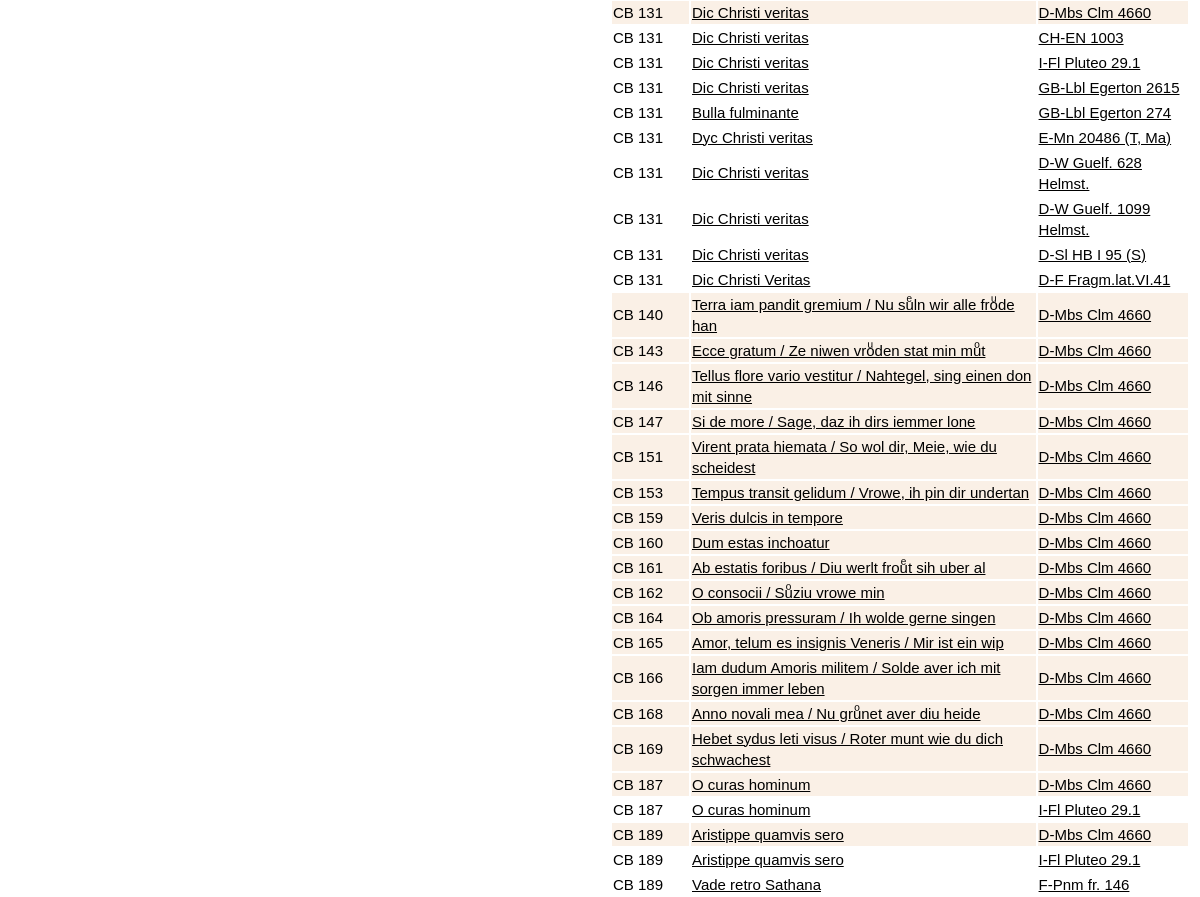
/browse/browse-item/ (middle part), run on an earlier commit of the app's database.
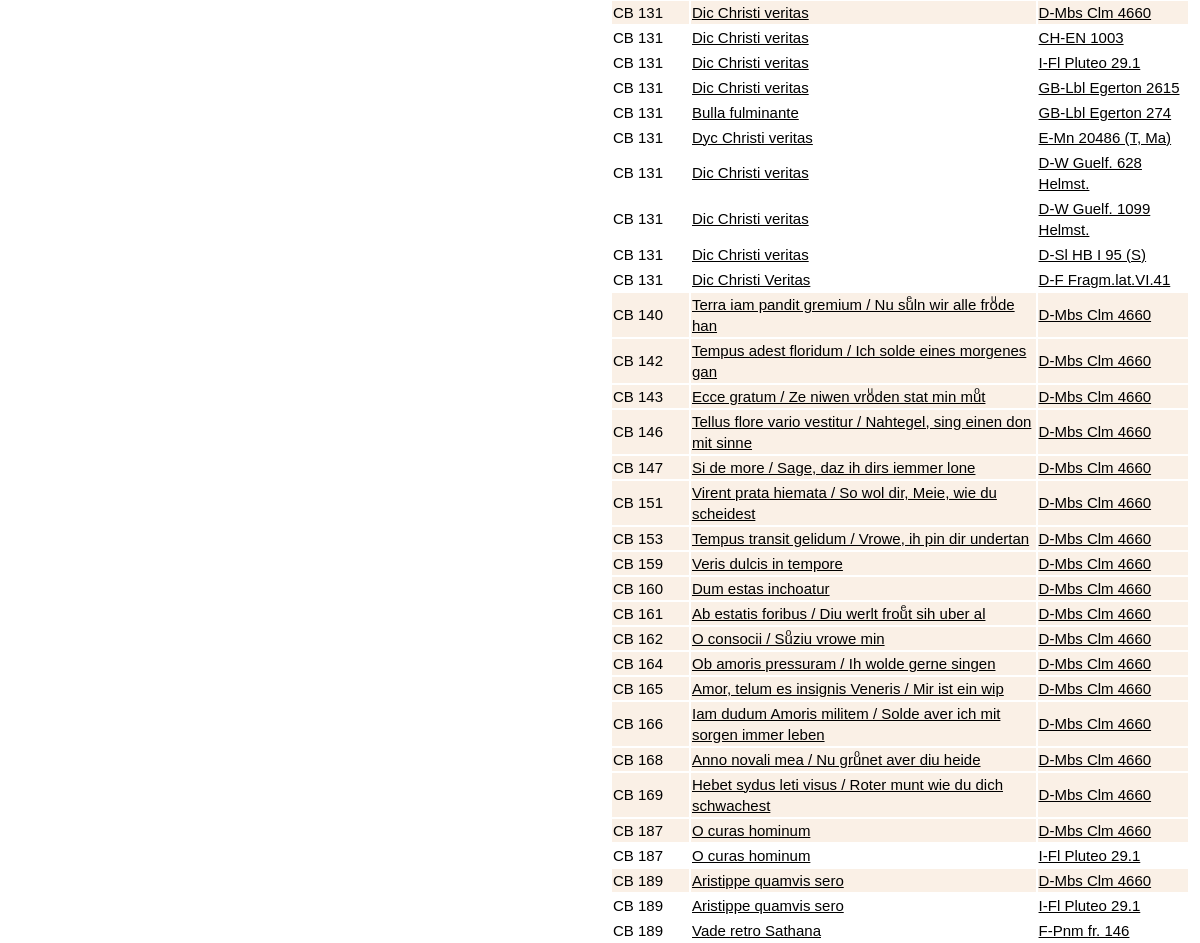
And on a later commit of the database.
### browse/models.py (models this page shows, shortened)
class Item(models.Model):
    abstract_item = models.ForeignKey(AbstractItem, on_delete=models.PROTECT, null=True)
    source = models.ForeignKey(Source, on_delete=models.RESTRICT, null=True)
    foliation_start = models.CharField(max_length=64, help_text="First folio occupied by the item in the source.")
    foliation_end = models.CharField(max_length=64, help_text="Last folio occupied by the item in the source.")
    title = models.CharField(max_length=256, help_text="Title of the item (incipit).")
    language = models.ManyToManyField(Language)
    file = models.CharField(max_length=64, help_text="Filename (without extensions).", null=True)
    IIIF_canvasIndex = models.CharField(max_length=256, help_text="IIIF canvas index of the item (integer).", blank=True)
    IIIF_canvasId = models.CharField(max_length=256, help_text="IIIF canvas @id of the item (string), alternative to the previous field.", blank=True)
    alternative_img_link = models.CharField(max_length=1024, help_text="Alternative link for source images (if IIIF is not available).", blank=True)
    class Meta:
        ordering = [Length('abstract_item__cb_id'), 'abstract_item__cb_id', (106.5 - F('source__pk')) ** 2]
    @property
    def in_codex_buranus(self):
        return 106 <= self.source.pk <= 107
    def get_absolute_url(self):
        return reverse('item-detail', args=[str(self.pk)])

class AbstractItem(models.Model):
    cb_id = models.CharField(max_length=10, help_text="Number of the item.")
    theme = models.ManyToManyField(Theme)
    genre = models.ForeignKey(Genre, on_delete=models.SET_NULL, null=True)
    class Meta:
        ordering = [Length('cb_id'), 'cb_id']

class Source(models.Model):
    bib_id = models.CharField(max_length=128, unique=True, help_text="The source identifier.")
    nick_name = models.CharField(max_length=128, help_text="The source name.", blank=True)
    country = models.CharField(max_length=256, help_text="The source location (country).")
    location = models.CharField(max_length=256, help_text="The source location (institution).")
    century = models.CharField(max_length=256, help_text="The source century.", blank=True)
    notation = models.CharField(max_length=256, help_text="The source notation type (for musical notation only).", blank=True)
    url = models.CharField(max_length=512, help_text="External url to access the source images.", blank=True)
    concordances = models.TextField(help_text="Concordances with the Codex Buranus.", blank=True)
    notes = models.TextField(help_text="Additional notes on the source.", blank=True)
    IIIF_manifest = models.CharField(max_length=1024, help_text="URL of the IIIF manifest.", blank=True)
    class Meta:
        ordering = ['country', 'location', 'bib_id']
    def get_absolute_url(self):
        return reverse('source-detail', args=[str(self.id)])

### browse/views.py (the view)
# urls.py: path('browse-item/', views.browse_item, name='browse_item'),
def browse_item(request):
    if request.method == "POST":
        form = BrowseItemForm(request.POST)
        if form.is_valid():
            items = Item.objects.all()
            if len(form.cleaned_data['cb_id']):
                cb_id = form.cleaned_data['cb_id']
                items = Item.objects.filter(abstract_item__cb_id=cb_id)
            if len(form.cleaned_data['words']):
                words = form.cleaned_data['words'].lower().split(" ")
                exclude_apparatus = form.cleaned_data['exclude_apparatus']
                match_word_beginning = form.cleaned_data['match_word_beginning']
                match_word_end = form.cleaned_data['match_word_end']
                match_word_middle = form.cleaned_data['match_word_middle']
                items = [item for item in items if item.contains_words(words,
                                                                       exclude_apparatus=exclude_apparatus,
                                                                       match_word_beginning=match_word_beginning,
                                                                       match_word_end=match_word_end,
                                                                       match_word_middle=match_word_middle)
                         ]
            if len(form.cleaned_data['metrics']):
                metrics = form.cleaned_data['metrics'].split(" ")
                through_strophe_break = form.cleaned_data['through_strophe_break']
                items = [item for item in items if item.contains_metrics(metrics,
                                                                         through_strophe_break=through_strophe_break)
                         ]
            return render(request, "browse_item.html", {"form": form, "items": items})
    else:
        form = BrowseItemForm()
    return render(request, "browse_item.html", {"form": form, "items": Item.objects.all()})

### templates/browse_item.html (shortened to what this page needs)
{% extends "base_generic.html" %}
{% block content %}
<div class="flex-column" style="flex: 50%">
</div>
<div class="flex-column" style="flex: 50%">
  <div class="browseResult">
    {% if items %}
    <table style="width: 100%;">
      {% for item in items %}
      {% include "item_as_tr.html" with item=item %}
      {% endfor %}
    </table>
    {% else %}
    <p>There are no matching items.</p>
    {% endif %}
  </div>
</div>
{% endblock %}

### templates/item_as_tr.html
{% load static %}
{% if item.in_codex_buranus %}
  <tr style="background-color: Linen;">
{% else %}
  <tr>
{% endif %}
  <td style="width: 75px;">CB {{ item.abstract_item.cb_id }}</td>
  <td><a href="{{ item.get_absolute_url }}">{{ item.title }}</a></td>
  <td><a href="{{ item.source.get_absolute_url }}">{{ item.source.bib_id }}</a></td>
</tr>

What changed in the data, as far as the page shows it:
added Item: abstract_item.cb_id "142", title "Tempus adest floridum / Ich solde eines morgenes gan", source.bib_id "D-Mbs Clm 4660"
